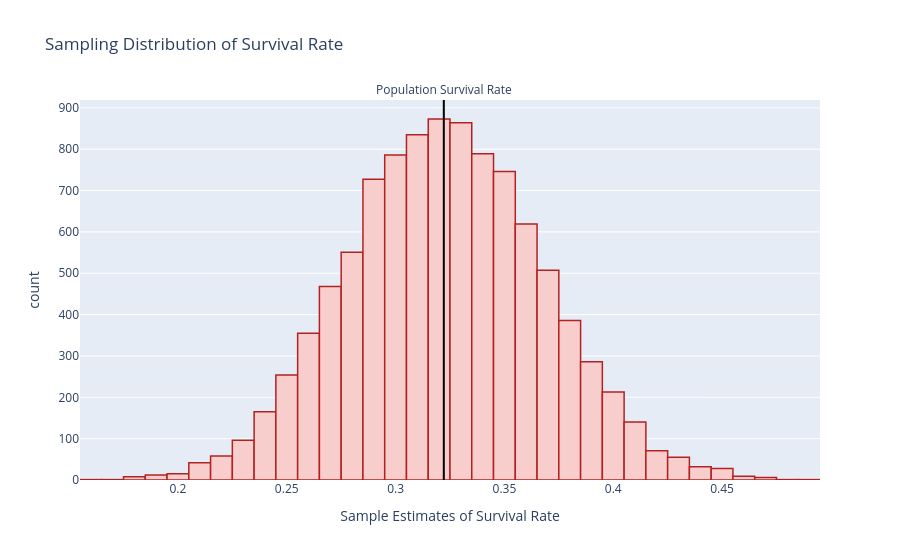

Here is the notebook cell this chart was saved with:
### Code cell
# Visualize the 10,000 sample estimates
sample_surv_rates = pd.Series(sample_surv_rates)
fig = px.histogram(sample_surv_rates,
                   title = "Sampling Distribution of Survival Rate",
                   labels = {"value":"Sample Estimates of Survival Rate"},
                   height = 550)

fig.update_traces(showlegend = False,
                  marker_color = "#F8CECC", 
                  marker_line_color = "firebrick",
                  marker_line_width = 1.5)

pop_surv_rate = titanic["survived"].value_counts(normalize = True).loc["yes"]
fig.add_vline(x = pop_surv_rate,
              line_width=2,            
              line_dash="solid",       
              line_color="black",         
              annotation_text="Population Survival Rate",      
              annotation_position="top")

### Figure 1 — Plotly figure (JSON) as saved in the notebook; plotly's stock layout.template omitted (floating-point values rounded to 4 significant figures; data arrays with more than 128 entries replaced by an {"elided": "..."} marker saying what was removed)
{"data": [{"alignmentgroup": "True", "bingroup": "x", "hovertemplate": "variable=0<br>Sample Estimates of Survival Rate=%{x}<br>count=%{y}<extra></extra>", "legendgroup": "0", "marker": {"color": "#F8CECC", "line": {"color": "firebrick", "width": 1.5}, "pattern": {"shape": ""}}, "name": "0", "offsetgroup": "0", "orientation": "v", "showlegend": false, "type": "histogram", "x": {"elided": "10000 float values"}, "xaxis": "x", "yaxis": "y"}], "layout": {"annotations": [{"showarrow": false, "text": "Population Survival Rate", "x": 0.3222, "xanchor": "center", "xref": "x", "y": 1, "yanchor": "bottom", "yref": "y domain"}], "autosize": true, "barmode": "relative", "legend": {"title": {"text": "variable"}, "tracegroupgap": 0}, "shapes": [{"line": {"color": "black", "dash": "solid", "width": 2}, "type": "line", "x0": 0.3222, "x1": 0.3222, "xref": "x", "y0": 0, "y1": 1, "yref": "y domain"}], "title": {"text": "Sampling Distribution of Survival Rate"}, "xaxis": {"anchor": "y", "autorange": true, "domain": [0, 1], "range": [0.155, 0.495], "title": {"text": "Sample Estimates of Survival Rate"}, "type": "linear"}, "yaxis": {"anchor": "x", "autorange": true, "domain": [0, 1], "range": [0, 918.9], "title": {"text": "count"}}}}
